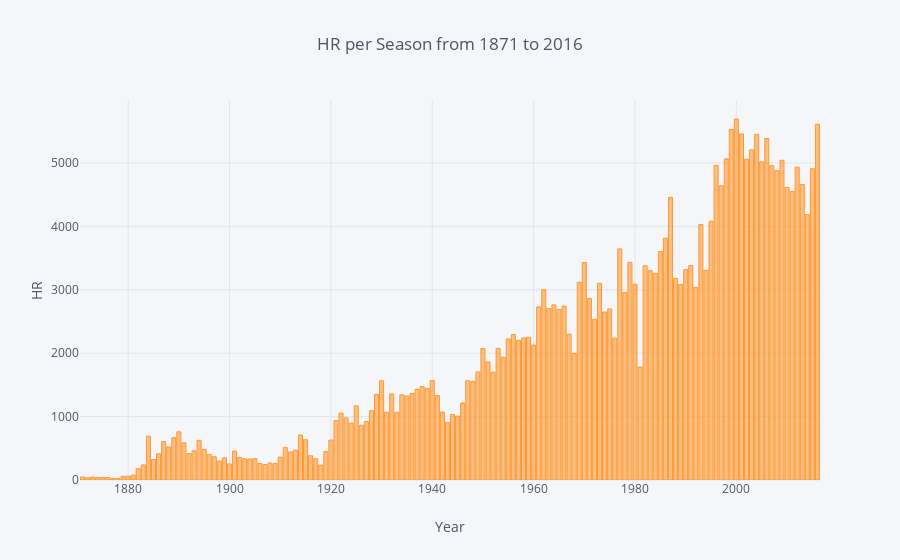

Source (notebook cell):
### Code cell
dfB1.iplot(kind='bar',x='yearID',y='HR',xTitle="Year",yTitle="HR",title="HR per Season from 1871 to 2016")

### Figure 1 — Plotly figure (JSON) as saved in the notebook; plotly's stock layout.template omitted (floating-point values rounded to 4 significant figures; data arrays with more than 128 entries replaced by an {"elided": "..."} marker saying what was removed)
{"data": [{"marker": {"color": "rgba(255, 153, 51, 0.6)", "line": {"color": "rgba(255, 153, 51, 1.0)", "width": 1}}, "name": "HR", "orientation": "v", "text": "", "type": "bar", "x": {"elided": "146 int values"}, "y": {"elided": "146 int values"}}], "layout": {"legend": {"bgcolor": "#F5F6F9", "font": {"color": "#4D5663"}}, "paper_bgcolor": "#F5F6F9", "plot_bgcolor": "#F5F6F9", "title": "HR per Season from 1871 to 2016", "titlefont": {"color": "#4D5663"}, "xaxis1": {"gridcolor": "#E1E5ED", "showgrid": true, "tickfont": {"color": "#4D5663"}, "title": "Year", "titlefont": {"color": "#4D5663"}, "zerolinecolor": "#E1E5ED"}, "yaxis1": {"gridcolor": "#E1E5ED", "showgrid": true, "tickfont": {"color": "#4D5663"}, "title": "HR", "titlefont": {"color": "#4D5663"}, "zerolinecolor": "#E1E5ED"}}}
